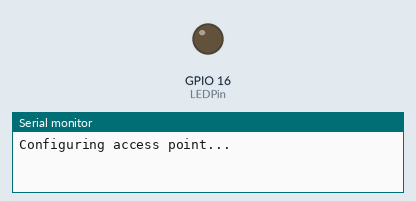
Recording of a sketch running on a simulated ESP8266 (NodeMCU). Parts: output pins drawn as LEDs (lit = HIGH), the last lines printed to the serial monitor. WiFi joins after 1.5 s; servers stay silent unless stated.

Above: at 0.1 s.
At 1.7 s:
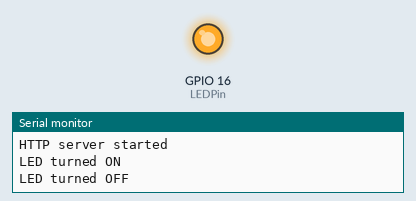
Timing chart, 0 to 3.3 s (numbered marks = the images above):
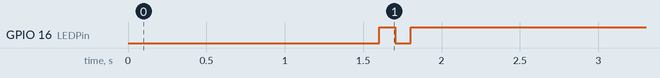

The sketch:

esp8266_test_2.ino
```cpp
//1-20-2021
//web server test

#include <ESP8266WiFi.h>
#include <WiFiClient.h>
#include <ESP8266WebServer.h>

/* LED details */
#define LEDon LOW
#define LEDoff HIGH
#define LEDPin 16

/* WiFi details */
#define ssid "SSID"
#define password "PWD"

ESP8266WebServer server(80);


void setup() {
  // Enable internal LED
  pinMode(LEDPin, OUTPUT);

  // Enable serial monitor
  Serial.begin(115200);

  // Start WiFi
  Serial.println();
  Serial.println("Configuring access point...");
  WiFi.begin(ssid, password);

  // Wait for the WiFi connection
  while (WiFi.status() != WL_CONNECTED) {
    delay(500);
    Serial.print(".");
  }

  // We are connected! Show IP address
  Serial.println("");
  Serial.println("WiFi connected!");
  Serial.print("IP address: ");
  Serial.println(WiFi.localIP());

  // Define web server event handlers
  server.on( "/",       []() { handleButtonDisplay();  });
  server.on( "/LEDOn",  []() { SetLED(LEDPin, LEDon);  });
  server.on( "/LEDOff", []() { SetLED(LEDPin, LEDoff); });

  // Start webserver
  server.begin();

  Serial.println ( "HTTP server started" );

  // Do some blinking so we know we're up and running
  SetLED(LEDPin, LEDon);
  delay(100);
  SetLED(LEDPin, LEDoff);
  delay(100);
  SetLED(LEDPin, LEDon);
  delay(100);
  SetLED(LEDPin, LEDoff);
  delay(100);
}

void loop() {
  // Keep repeating: looking for web server events
  server.handleClient();
}


void SetLED(byte LedPinNo, byte LedState) {
  // Set LED on or OFF, output serial monitor info, and send the updated HTML
  digitalWrite(LedPinNo, LedState);
  Serial.print("LED turned ");
  Serial.println(LedState==LEDon ? "ON" : "OFF");
  handleButtonDisplay();
}

void handleButtonDisplay() {
  // Read the current LED state
  bool LEDIsOn = (digitalRead(LEDPin)==LEDon);

  // Build a String with all the HTML in it.
  String HTML = "";

  HTML += "<style>input[type=\"button\"] { width: 64px; padding: 2px; margin-bottom: 4px; }</style>";

  HTML += "<input type=\"button\" onClick=\"location.href='/LEDOn';\"";
  HTML += (LEDIsOn ? "Disabled" : "" );
  HTML += " value=\"ON\">";

  HTML += "<br>";

  HTML += "<input type=\"button\" onClick=\"location.href='/LEDOff';\"";
  HTML += (!LEDIsOn ? "Disabled" : "" );
  HTML += " value=\"OFF\">";

  // Send the string to the browser as HTML text
  server.send(200, "text/html", HTML);
}
```
